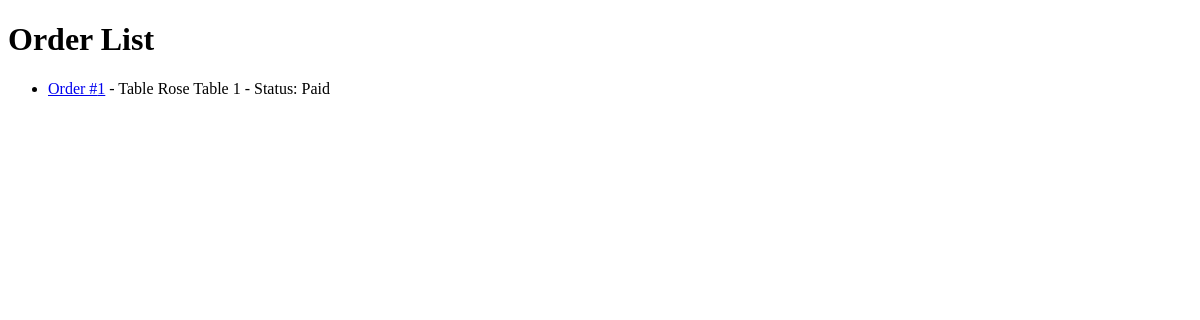
Before: /restaurant/order_list/ (signed in) with the older database file.
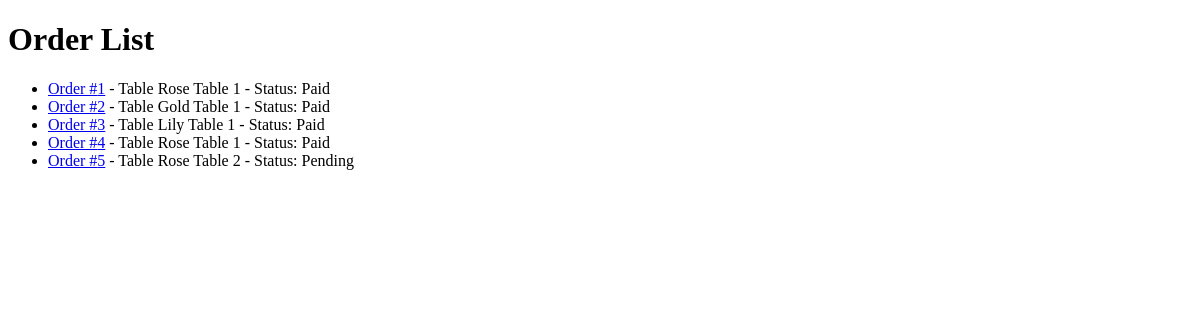
After: the same page with the newer database file.
### restaurant/models.py (models this page shows, shortened)
class Order(models.Model):
    STATUS_CHOICES = [
        ('Pending', 'Pending'),
        ('received', 'Received'),
        ('food_prepared', 'Food Prepared'),
        ('Paid', 'Paid'),
        ('Cancelled', 'Cancelled'),
    ]
    table = models.ForeignKey(Table, on_delete=models.CASCADE, default=1)
    waiter = models.ForeignKey(User, on_delete=models.CASCADE, limit_choices_to={'is_waiter': True}, default=1)
    timestamp = models.DateTimeField(default=timezone.now)
    status = models.CharField(max_length=20, choices=STATUS_CHOICES, default='Pending')

class Table(models.Model):
    name = models.CharField(max_length=50)
    def __str__(self):
        return self.name
    class Meta:
        verbose_name_plural = 'tables'

### restaurant/views.py (the view)
# urls.py: path('order_list/', views.order_list, name='order_list'),
@login_required
def order_list(request):
    orders = Order.objects.filter(waiter=request.user)
    return render(request, 'order_list.html', {'orders': orders})

### restaurant/templates/order_list.html (shortened to what this page needs)
<!DOCTYPE html>
<html lang="en">
<head>
</head>
<body>
    <h1>Order List</h1>
    <ul>
        {% for order in orders %}
            <li>
                <a href="{% url 'order_detail' order.id %}">Order #{{ order.id }}</a> - Table {{ order.table }} - Status: {{ order.status }}
            </li>
        {% endfor %}
    </ul>
</body>
</html>

Changed rows visible on the page:
added Order: id "2", table "Gold Table 1", status "Paid"
added Order: id "3", table "Lily Table 1", status "Paid"
added Order: id "4", table "Rose Table 1", status "Paid"
added Order: id "5", table "Rose Table 2", status "Pending"
